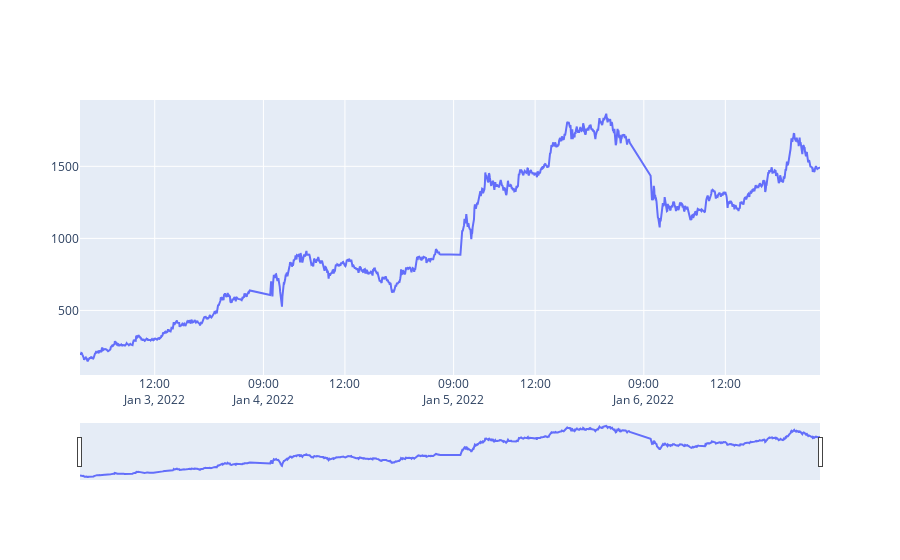

The notebook cell this image was saved under:
### Code cell
vis.plotOptionData(option_data)

### Figure 1 — Plotly figure (JSON) as saved in the notebook; plotly's stock layout.template omitted (floating-point values rounded to 4 significant figures; data arrays with more than 128 entries replaced by an {"elided": "..."} marker saying what was removed)
{"data": [{"mode": "lines", "name": "Close", "type": "scatter", "x": {"elided": "1493 str values"}, "y": {"elided": "1493 float values"}}], "layout": {"xaxis": {"rangebreaks": [{"bounds": ["sat", "mon"]}, {"bounds": [16, 9], "pattern": "hour"}], "rangeslider": {"visible": true}, "showticklabels": true}, "yaxis": {"showticklabels": true}}}
